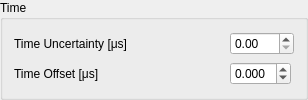
          <widget class="QGroupBox" name="groupBox_9">
           <property name="title">
            <string>Time</string>
           </property>
           <layout class="QGridLayout" name="gridLayout_15">
            <item row="0" column="1">
             <spacer name="horizontalSpacer_21">
              <property name="orientation">
               <enum>Qt::Horizontal</enum>
              </property>
              <property name="sizeHint" stdset="0">
               <size>
                <width>40</width>
                <height>20</height>
               </size>
              </property>
             </spacer>
            </item>
            <item row="0" column="2">
             <widget class="QDoubleSpinBox" name="time_unc_box">
              <property name="enabled">
               <bool>true</bool>
              </property>
              <property name="accelerated">
               <bool>true</bool>
              </property>
              <property name="keyboardTracking">
               <bool>false</bool>
              </property>
              <property name="maximum">
               <double>100.000000000000000</double>
              </property>
              <property name="singleStep">
               <double>0.010000000000000</double>
              </property>
              <property name="value">
               <double>0.000000000000000</double>
              </property>
             </widget>
            </item>
            <item row="0" column="0">
             <widget class="QLabel" name="label">
              <property name="minimumSize">
               <size>
                <width>170</width>
                <height>0</height>
               </size>
              </property>
              <property name="text">
               <string>Time Uncertainty [μs]</string>
              </property>
             </widget>
            </item>
            <item row="1" column="2">
             <widget class="QDoubleSpinBox" name="time_offset_twin_box">
              <property name="maximumSize">
               <size>
                <width>61</width>
                <height>16777215</height>
               </size>
              </property>
              <property name="accelerated">
               <bool>true</bool>
              </property>
              <property name="correctionMode">
               <enum>QAbstractSpinBox::CorrectToNearestValue</enum>
              </property>
              <property name="keyboardTracking">
               <bool>false</bool>
              </property>
              <property name="decimals">
               <number>3</number>
              </property>
              <property name="minimum">
               <double>-100.000000000000000</double>
              </property>
              <property name="maximum">
               <double>100.000000000000000</double>
              </property>
              <property name="singleStep">
               <double>0.005000000000000</double>
              </property>
             </widget>
            </item>
            <item row="1" column="0">
             <widget class="QLabel" name="label_12">
              <property name="toolTip">
               <string>&lt;html&gt;&lt;head/&gt;&lt;body&gt;&lt;p&gt;Can be used for incubation time&lt;/p&gt;&lt;/body&gt;&lt;/html&gt;</string>
              </property>
              <property name="text">
               <string>Time Offset [μs]</string>
              </property>
             </widget>
            </item>
           </layout>
          </widget>
